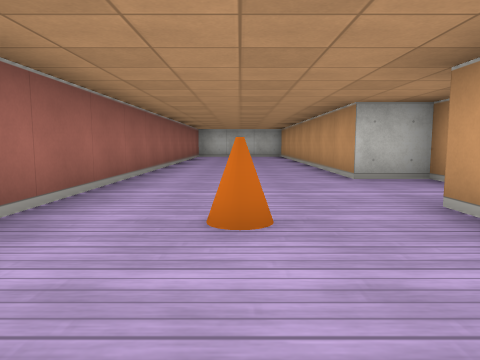
view 1 (above)

16 first-person views from a walk through a cub3D ray-caster map. The camera is about half as high as the walls, tilts 6° down and sees 70° across. The floor is counted in squares. Each view is taken from the middle of a square. On the plan, view 1 faces up. The plan holds only what a view shows up to about 9 squares ahead; the rest is blank. The place goes on beyond the plan.

view 2
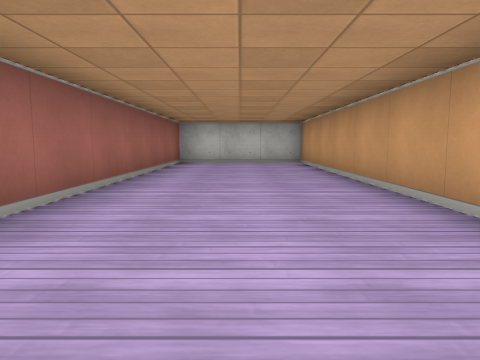

view 3
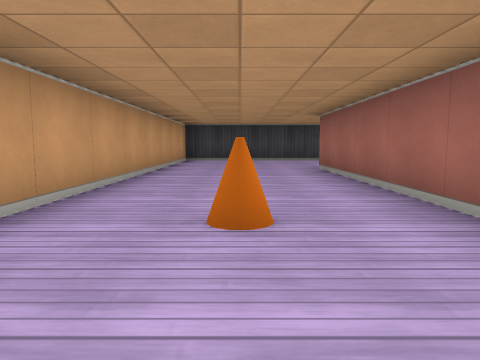

view 4
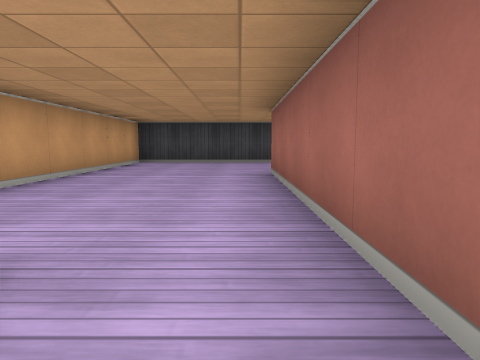

view 5
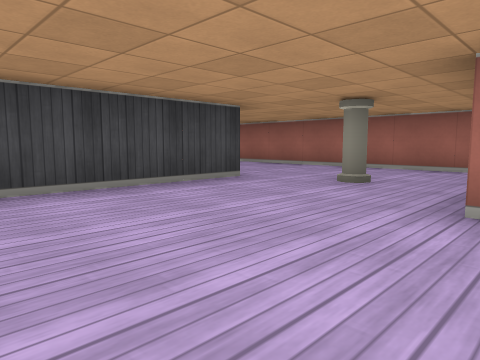

view 6
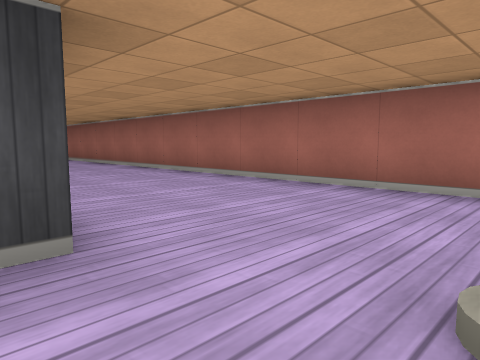

view 7
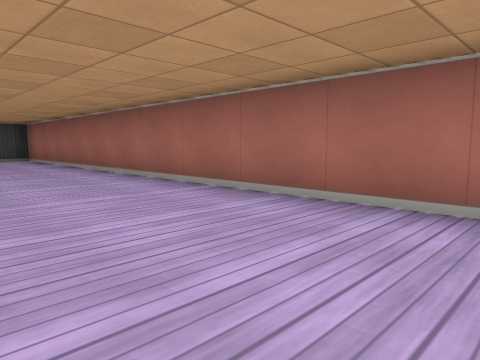

view 8
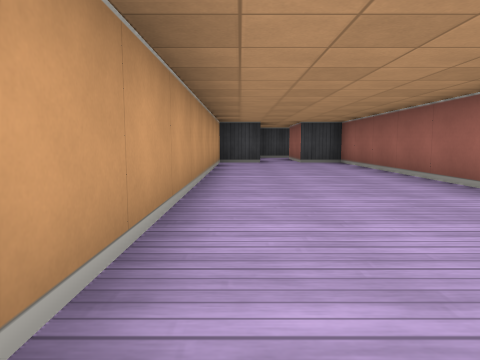

view 9
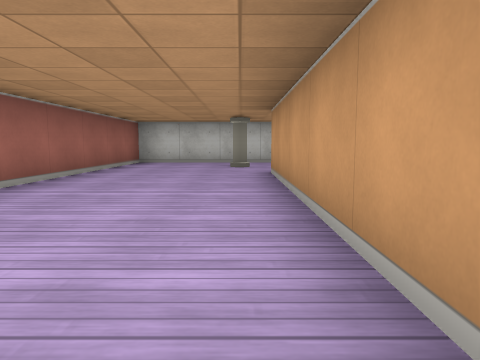

view 10
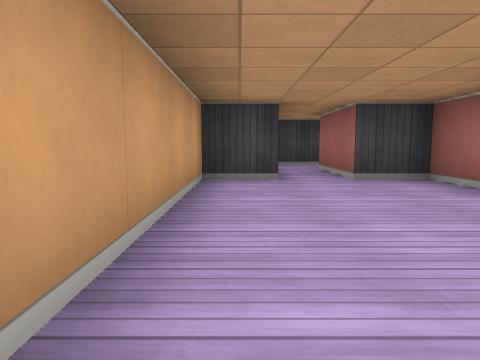

view 11
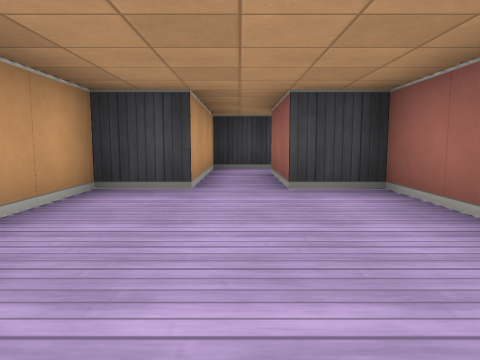

view 12
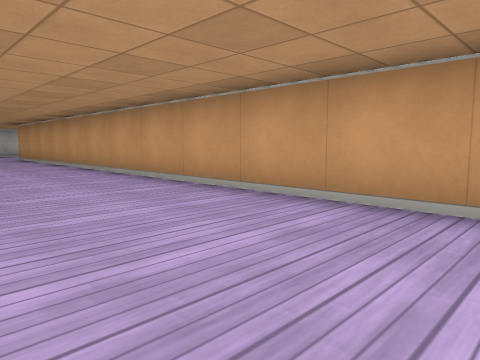

view 13
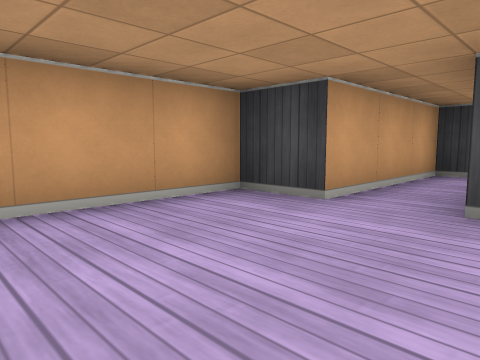

view 14
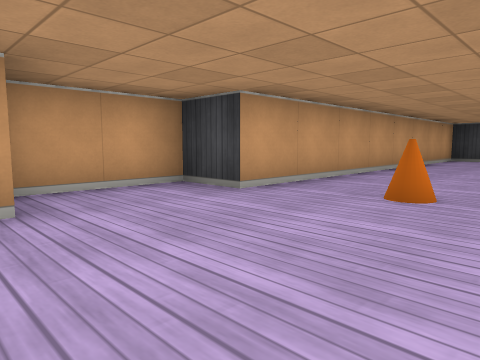

view 15
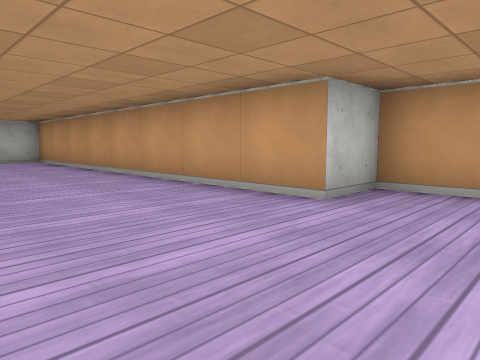

view 16
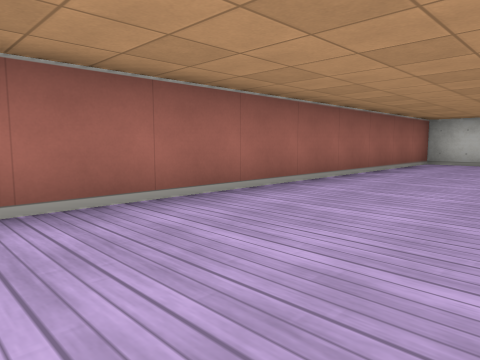

### Floor plan
Points are (right, up) in squares from view 1. A wall is a line through its corners. A room is listed if a view was taken in it or the views show most of it. See-through windows are left out.
Room 1 (views 1, 2, 3, 4, 5, 6, 7, 8, 9, 10, 11, 12, 13, 14, 15, 16)
walls: (-2.1, -2.5) (-5.5, -2.5) (-5.5, -20.5) (-4.5, -20.5) (-4.5, -22.5); (-3.5, -22.5) (-3.5, -20.5) (-2.5, -20.5) (-2.5, -5.5) (1.5, -5.5) (1.5, 2.5) (2.5, 2.5) (2.5, 4.5) (1.5, 4.5) (1.5, 12.5) (-1.5, 12.5) (-1.5, -2.5)
ways out: opening at (-4, -21.5)
objects: pillar (-3, -4); cone (0, 2)

Positions as (right, up) in squares from view 1, and headings:
1: (0, 0), facing up
2: (0, 4), facing up
3: (0, 4), facing down
4: (-1, 3), facing down
5: (1, -2), facing down-left
6: (-2, -4), facing down-left
7: (-3, -10), facing down-left
8: (-3, -12), facing down
9: (-3, -11), facing up
10: (-3, -16), facing down
11: (-4, -17), facing down
12: (-5, -17), facing up-right
13: (-5, -18), facing down-right
14: (-1, 5), facing down-right
15: (-1, 3), facing up-right
16: (1, 4), facing up-left
